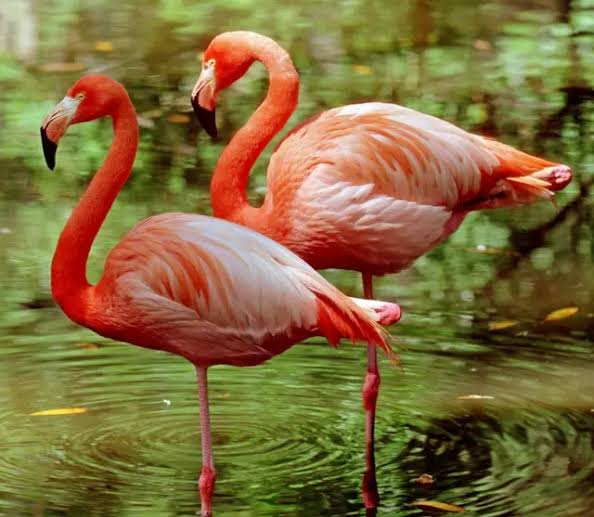
#> input picture imagen/Flamenco 3.jpg, 594 x 517 px, found by its file name
$ python ejemplo3_contar_objetos.py
#> lines starting #> are read from the running program, lines starting #| are printed output that depends on the picture; after the words box and inside, x2 and y2 are one past the last pixel; in counts of white or black regions, pixels touching at a corner belong together
#Santiago Medrano NL 41
#Ejemplo 3

import cv2

# Cargar imagen
imagen = cv2.imread("imagen/Flamenco 3.jpg")
#> imagen is the input picture: shape (517, 594, 3); mean B, G, R 59.4, 107.9, 129

# Comprobar imagen
if imagen is None:
    print("Error: no se pudo cargar la imagen.")
    exit()

# Convertir a escala de grises
gris = cv2.cvtColor(imagen, cv2.COLOR_BGR2GRAY)
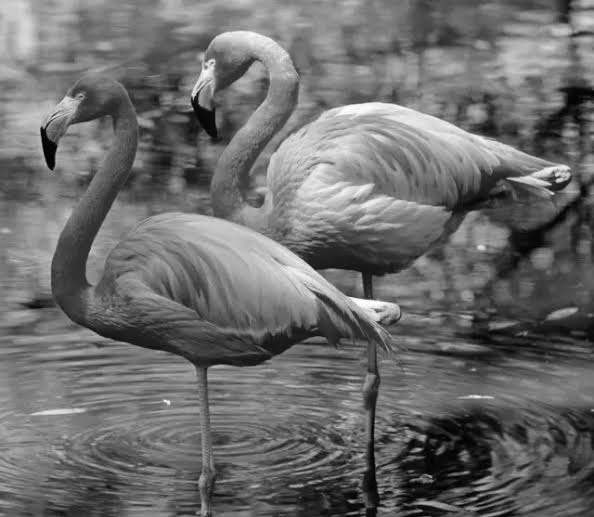
#> gris: shape (517, 594); min 0, max 255, mean 108.7

# Aplicar umbral
_, binaria = cv2.threshold(
    gris,
    127,
    255,
    cv2.THRESH_BINARY
)
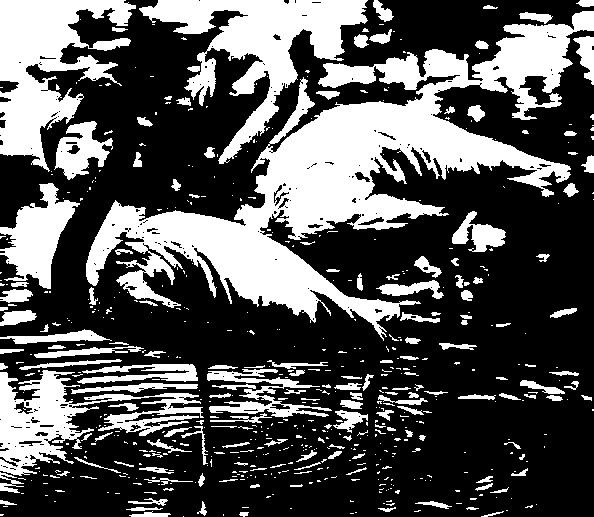
#> binaria: shape (517, 594); 33.5% white; 596 white regions (434 under 20 px)

# Encontrar contornos externos
contornos, _ = cv2.findContours(
    binaria,
    cv2.RETR_EXTERNAL,
    cv2.CHAIN_APPROX_SIMPLE
)
#> contornos = 594 contours, 480 with area under 20; largest, box (x1, y1, x2, y2) and area: (86, 11, 594, 341) 43676, (139, 0, 368, 164) 11478, (0, 0, 136, 172) 10672, (0, 370, 204, 476) 6874, (0, 183, 80, 289) 3764

# Crear copia
resultado = imagen.copy()

# Contador
cantidad = 0

# Analizar cada contorno
for contorno in contornos:

    # Calcular área
    area = cv2.contourArea(contorno)

    # Ignorar objetos demasiado pequeños
    if area > 500:

        cantidad += 1

        # Dibujar contorno
        cv2.drawContours(
            resultado,
            [contorno],
            -1,
            (0, 255, 0),
            2
        )

        # Obtener rectángulo
        x, y, ancho, alto = cv2.boundingRect(contorno)

        # Dibujar rectángulo
        cv2.rectangle(
            resultado,
            (x, y),
            (x + ancho, y + alto),
            (255, 0, 0),
            2
        )

        # Mostrar número del objeto
        cv2.putText(
            resultado,
            f"Objeto {cantidad}",
            (x, y - 10),
            cv2.FONT_HERSHEY_SIMPLEX,
            0.6,
            (0, 0, 255),
            2
        )
#> this loop made 594 passes
#> (area, x, y, ancho, alto) on passes 340, 345, 357, 398, 450, 486, 509, 543, 589, 593, 594: (6874.5, 0, 370, 204, 106), (1610, 207, 369, 125, 49), (1000, 77, 364, 121, 20), (616, 0, 329, 112, 15), (525, 376, 280, 68, 19), (949, 452, 211, 54, 41), (3763.5, 0, 183, 80, 106), (1720, 54, 121, 59, 59), (43676.5, 86, 11, 508, 330), (11478, 139, 0, 229, 164), (10672.5, 0, 0, 136, 172)
#> area on passes 6, 8, 13, 15, 22, 23: 24.5, 106, 24.5, 52, 79, 38.5
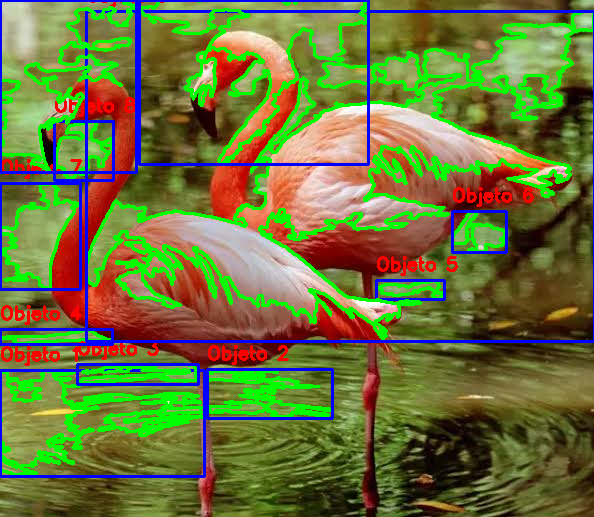
#> resultado: shape (517, 594, 3); 18.12% of pixels changed, all inside (x1, y1, x2, y2) = (0, 0, 594, 478)
#> after the loop, cantidad = 11

# Mostrar resultado
cv2.imshow("Objetos identificados 0103", resultado)

# Guardar
cv2.imwrite(
    "resultado/Flamenco 3.jpg",
    resultado
)

print("Objetos identificados:", cantidad)
#| Objetos identificados: 11
print("Resultado guardado en resultado/ Flamenco 3.jpg")

# Esperar
cv2.waitKey(0)

# Cerrar
cv2.destroyAllWindows()
